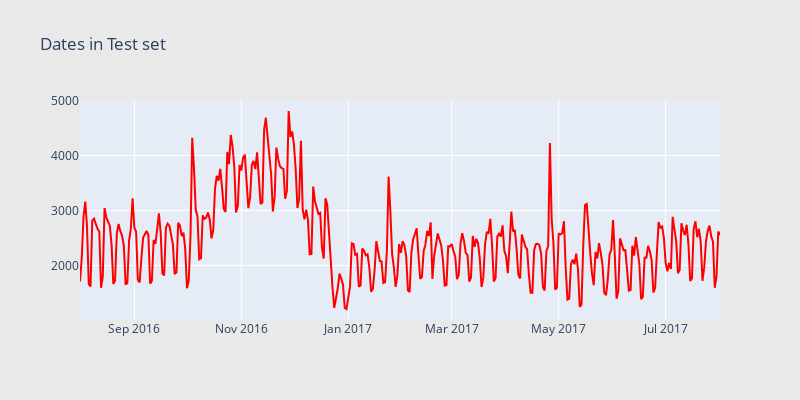

Notebook cell for this chart:
### Markdown cell above
Inferences:
* We have data from 1 Aug, 2016 to 31 July, 2017 in our training dataset
* In Nov 2016, though there is an increase in the count of visitors, there is no increase in non-zero revenue counts during that time period (relative to the mean).

### Code cell
test['date'] = test['date'].apply(lambda x: datetime.date(int(str(x)[:4]), int(str(x)[4:6]), int(str(x)[6:])))
cnt_srs = test.groupby('date')['fullVisitorId'].size()


trace = scatter_plot(cnt_srs, 'red')

layout = go.Layout(
    height=400,
    width=800,
    paper_bgcolor='rgb(233,233,233)',
    title='Dates in Test set'
)

data = [trace]
fig = go.Figure(data=data, layout=layout)
py.iplot(fig, filename="ActivationDate")

### Figure 1 — Plotly figure (JSON) as saved in the notebook; plotly's stock layout.template omitted (floating-point values rounded to 4 significant figures; data arrays with more than 128 entries replaced by an {"elided": "..."} marker saying what was removed)
{"data": [{"marker": {"color": "red"}, "showlegend": false, "type": "scatter", "x": {"elided": "366 str values"}, "y": {"elided": "366 int values"}}], "layout": {"height": 400, "paper_bgcolor": "rgb(233,233,233)", "title": {"text": "Dates in Test set"}, "width": 800}}
